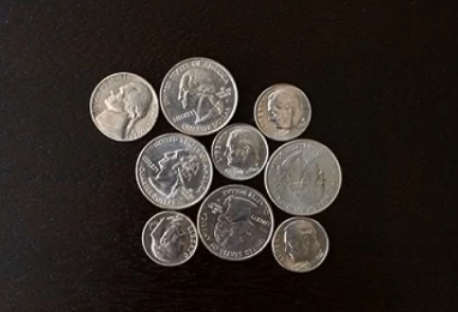
#> input picture ImageProcessing-Python/images/test01.png, 458 x 312 px, found by its file name
$ python 13_10.py
#> lines starting #> are read from the running program, lines starting #| are printed output that depends on the picture
# -*- coding: utf-8 -*-
import cv2
import numpy as np
from matplotlib import pyplot as plt

#读取图像
img = cv2.imread('./images/test01.png')
#> img is the input picture: shape (312, 458, 3); mean B, G, R 38.1, 42.7, 49.6

#灰度转换
gray = cv2.cvtColor(img, cv2.COLOR_BGR2GRAY)

#显示原始图像
plt.subplot(121), plt.imshow(gray, 'gray'), plt.title('Input Image')
plt.axis('off')

#霍夫变换检测圆
#circles1 = cv2.HoughCircles(gray, cv2.HOUGH_GRADIENT, 1, 100,
#                           param1=100, param2=30, minRadius=200, maxRadius=300)

circles1 = cv2.HoughCircles(gray, cv2.HOUGH_GRADIENT, 1, 20, param2=30)
#> circles1 = 176 rows, first 8: [261.5, 183.5, 60.2], [222.5, 181.5, 54.8], [126.5, 190.5, 80.2], [304.5, 40.5, 190.8], [122.5, 165.5, 89.6], [91.5, 302.5, 193.4], [236.5, 201.5, 51.3], [282.5, 112.5, 29.3]

print(circles1)
#> (printed output is left out)

#提取为二维
circles = circles1[0, :, :]
#> circles has the same summary as circles1

#四舍五入取整
circles = np.uint16(np.around(circles))
#> circles = 176 rows, first 8: [262, 184, 60], [222, 182, 55], [126, 190, 80], [304, 40, 191], [122, 166, 90], [92, 302, 193], [236, 202, 51], [282, 112, 29]

#绘制圆
for i in circles[:]:
    cv2.circle(img, (i[0],i[1]), i[2], (255,0,0), 5) #画圆
    cv2.circle(img, (i[0],i[1]), 2, (255,0,255), 10) #画圆心
#> this loop made 176 passes
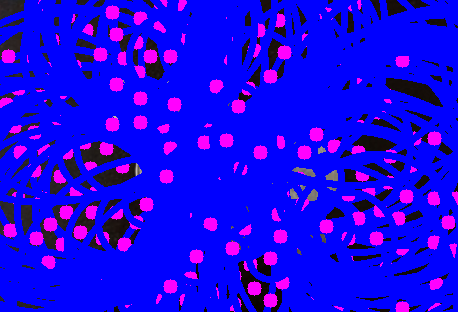
#> img: shape (312, 458, 3); mean B, G, R 230.4, 2.6, 26.1

#显示处理图像
plt.subplot(122), plt.imshow(img), plt.title('Result Image')
plt.axis('off')
plt.show()
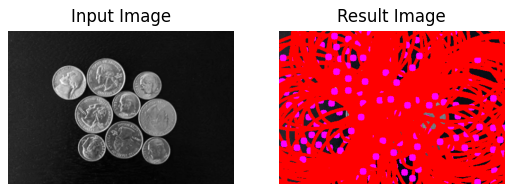
#> figure drawn by matplotlib, 2 panels; B, G, R data is drawn as R, G, B

$ run again, with ImageProcessing-Python/images/test02.png copied over ImageProcessing-Python/images/test01.png
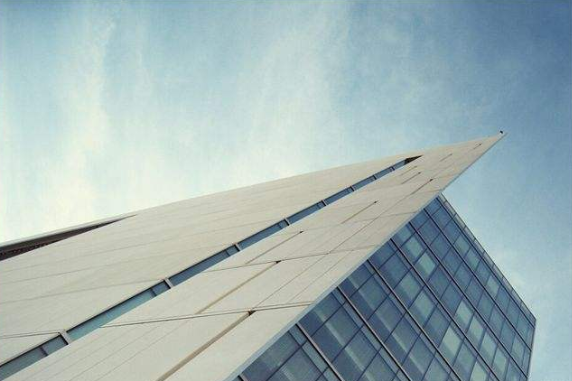
#> input picture ImageProcessing-Python/images/test02.png, 572 x 381 px, found by its file name
#> img is the input picture: shape (381, 572, 3); mean B, G, R 180.9, 179.7, 161.3
#> circles1 = 201 rows, first 8: [422.5, 298.5, 68.3], [236.5, 69.5, 242.4], [201.5, 132.5, 248.5], [171.5, 66.5, 313.7], [198.5, 43.5, 272.5], [207.5, 75.5, 239.4], [361.5, 303.5, 63.3], [254.5, 100.5, 209.7]
#> (printed output is left out)
#> `circles = circles1[0, :, :]`: circles has the same summary as circles1
#> `circles = np.uint16(np.around(circles))`: circles = 201 rows, first 8: [422, 298, 68], [236, 70, 242], [202, 132, 248], [172, 66, 314], [198, 44, 272], [208, 76, 239], [362, 304, 63], [254, 100, 210]
#> the loop `for i in circles[:]:` made 201 passes
#> after the loop `for i in circles[:]:`:
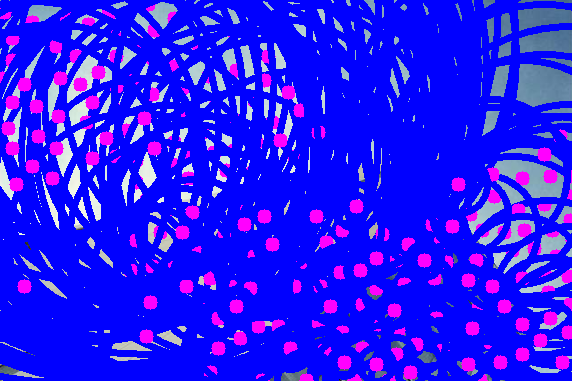
#> img: shape (381, 572, 3); mean B, G, R 247.2, 21.9, 38.9
#> `plt.show()`:
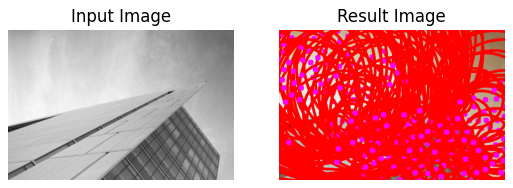
#> figure drawn by matplotlib, 2 panels; B, G, R data is drawn as R, G, B
